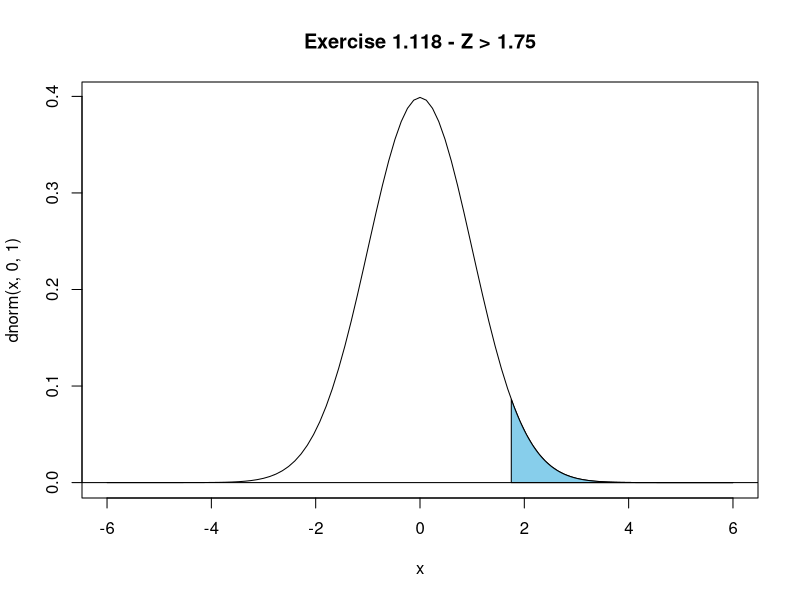

Write the R code that produced this figure.
##Exercise 1.118 ----------------------------------------------------

cord.x <- c(1.75,seq(1.75,6,0.01),6) 
cord.y <- c(0,dnorm(seq(1.75,6,0.01)),0) 
curve(dnorm(x,0,1),xlim=c(-6,6),main='Exercise 1.118 - Z > 1.75') 
polygon(cord.x,cord.y,col='skyblue')
abline(0,0)
